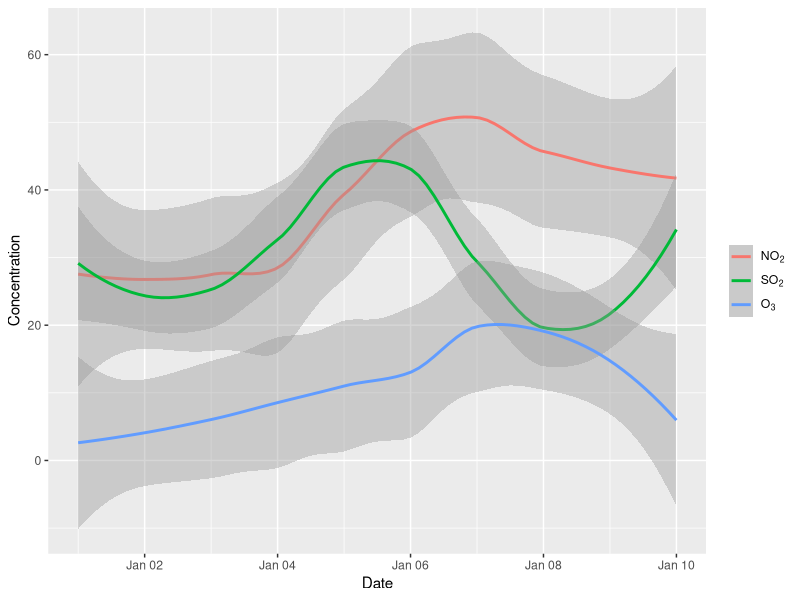

Source code (R):
#  ----------------------------------------------------------------------------
#  R PLOTS EXAMPLES
#  Air Gases: ggplot2 multiple columns
#  File: Air Gases.R
#  Enrique Pérez Herrero
#  30/Ago/2015
#  ----------------------------------------------------------------------------

library(dplyr)
library(tidyr)
library(ggplot2)

formula.expression <- function(formula){
    # Turns a chemical formula such as "NO2" into the plotmath expression NO[2]
    x <- gsub("(\\d+)", "[\\1]*", formula)
    x <- sub("\\*$", "", x)
    parse(text = x)
}


data <- "
      Date       NO2         SO2          O3
2004-01-01  24.49864    2.756818    30.17857
2004-01-02  33.40000    3.912609    22.45514
2004-01-03  27.55435    5.654783    24.33342
2004-01-04  24.87391    8.910000    30.64569
2004-01-05  41.96348    10.893478   44.92825
2004-01-06  48.80913    13.417391   44.91305
2004-01-07  49.10217    16.808696   28.34968
2004-01-08  49.14217    26.273913   16.61955
2004-01-09  34.52261    8.438261    17.80235
2004-01-10  45.33087    7.955217    36.34493
"

# Loading data
gases.data <- read.delim(textConnection(data), sep = "")

# Tidying data
tidy.gases.data <- gases.data %>%
    mutate(Date = as.Date(Date, "%Y-%m-%d")) %>%
    pivot_longer(-Date, names_to = "Gas", values_to = "Concentration")

# Plotting data

plot.labels <- lapply(colnames(gases.data)[2:4], formula.expression)

# plot.labels <- expression(NO[2], SO[2], O[3])

ggplot(tidy.gases.data, aes(Date, Concentration, col = Gas)) + 
    ylab("Concentration") + 
    #geom_line() +
    stat_smooth(method = loess, formula = y ~ x) +
    scale_colour_hue(labels = plot.labels) +
    # Remove legend title
    theme(legend.title = element_blank())
